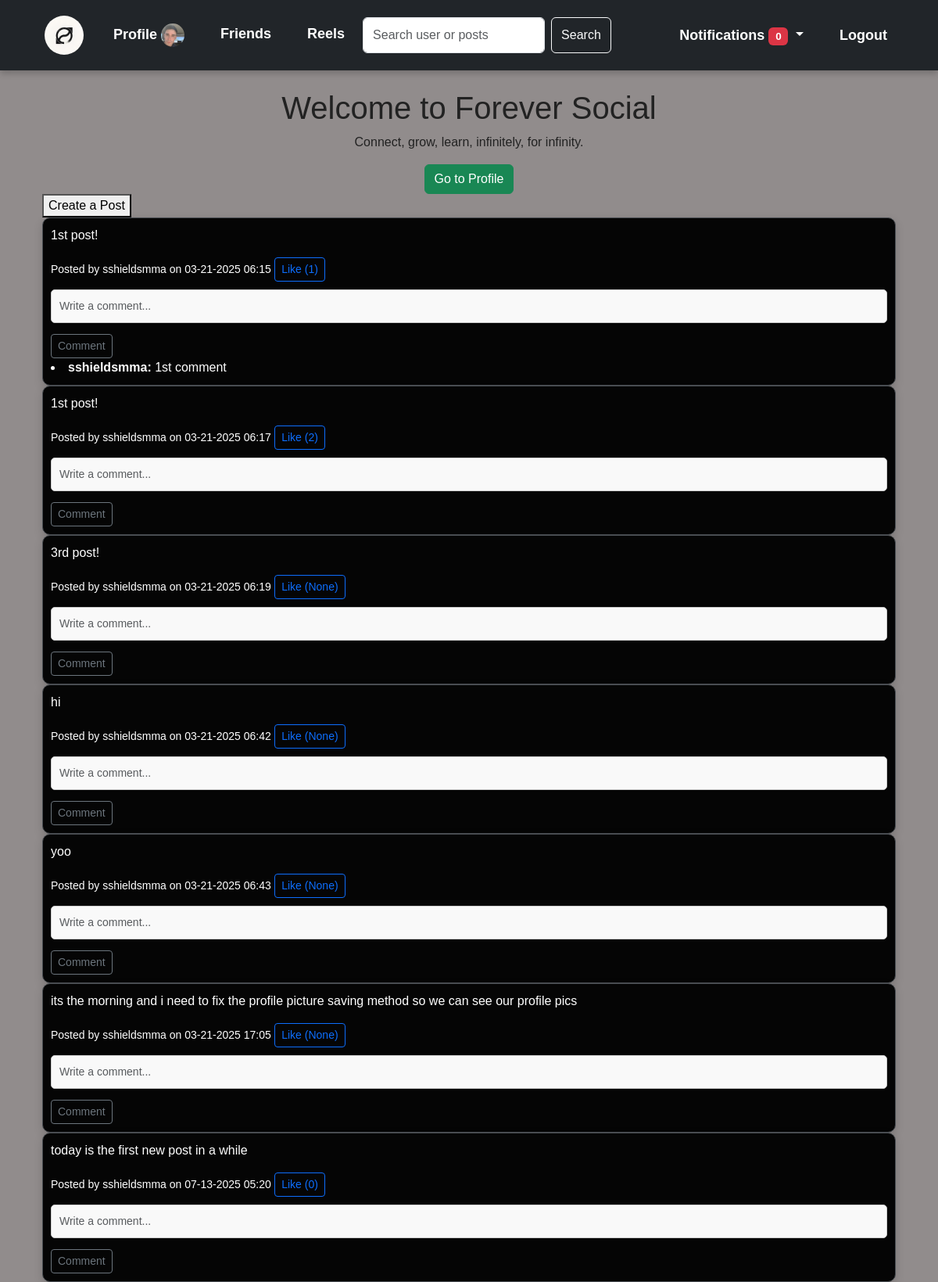
Screenshot of / (signed in) with the database file from the repository.
### app/models.py (models this page shows, shortened)
class User(db.Model, UserMixin):
    id = db.Column(db.Integer, primary_key=True)
    email = db.Column(db.String(120), unique=True, nullable=False)
    first_name = db.Column(db.String(120), nullable=False)
    last_name = db.Column(db.String(120), nullable=False)
    username = db.Column(db.String(120), nullable=False)
    password = db.Column(db.String(255), nullable=False)
    date_of_birth = db.Column(db.Date, nullable=False)
    bio = db.Column(db.Text, nullable=True, default="Hi")
    profile_picture = db.Column(db.String(255), default='/static/default_profile.png')
    friends = db.relationship(
        'User',
        secondary=friends_table,
        primaryjoin=(friends_table.c.user_id == id),
        secondaryjoin=(friends_table.c.friend_id == id),
        backref=db.backref('friend_list', lazy='dynamic'),
        lazy='dynamic'
    )

class Post(db.Model):
    id = db.Column(db.Integer, primary_key=True)
    title = db.Column(db.String(100), nullable=True)
    content = db.Column(db.Text, nullable=False)
    date_posted = db.Column(db.DateTime, default=datetime.utcnow)
    user_id = db.Column(db.Integer, db.ForeignKey('user.id'), nullable=False)
    likes = db.Column(db.Integer, default=0, nullable=False)
    comments = db.Column(db.Text, nullable=True)
    views = db.Column(db.Integer, default=0)
    comments = db.relationship('Comment', backref='post', lazy=True)
    user = db.relationship('User', backref='posts', lazy=True)

class Comment(db.Model):
    id = db.Column(db.Integer, primary_key=True)
    content = db.Column(db.Text, nullable=False)
    date_posted = db.Column(db.DateTime, default=datetime.utcnow)
    user_id = db.Column(db.Integer, db.ForeignKey('user.id'), nullable=False)
    post_id = db.Column(db.Integer, db.ForeignKey('post.id'), nullable=False)
    user = db.relationship('User', backref='comments')

### app/routes/main.py (the view)
@main.route('/')
def index():
    if current_user.is_authenticated:
        posts = Post.query.all()
    else:
        flash('Please login to view posts')
        posts = []
    return render_template('index.html', posts=posts, user=current_user)

### app/models.py (called while the page is built)
@login_manager.user_loader
def load_user(user_id):
    return User.query.get(int(user_id))

### app/routes/main.py (called while the page is built)
@main.context_processor
def inject_notifications():
    if current_user.is_authenticated:
        pending_requests = FriendRequest.query.filter_by(receiver_id=current_user.id, status='pending').all()
    else:
        pending_requests = []
    return dict(pending_requests=pending_requests)

### app/templates/index.html (shortened to what this page needs)
{% extends "layout.html" %}
{% block content %}
<div class="text-center">
    <h1>Welcome to Forever Social</h1>
    <p>Connect, grow, learn, infinitely, for infinity.</p>
    {% if not current_user.is_authenticated %}
        <a href = "{{ url_for('auth.login') }}" class="btn btn-secondary">Login to view your profile</a>
    {% else %}
        <a href="{{ url_for('users.profile', user_id=current_user.id) }}" class="btn btn-success">Go to Profile</a>
    {% endif %}
</div>
<div class="container">
    <div class="post-form">
        <button onclick="toggleForm()">Create a Post</button>
    </div>
    <div class="posts" id="posts">
    {% for post in posts %}
        <div class="post-container">
            <div class="post">
                <a href="{{ url_for('main.post', post_id=post.id) }}" style="text-decoration: none; color: inherit;">
                    <p>{{ post.content }}</p>
                    <small>Posted by {{ post.user.username }} on {{ post.date_posted.strftime('%m-%d-%Y %H:%M') }}</small>
                </a>
                <form action="{{ url_for('main.like_post', post_id=post.id) }}" method="post" style="display: inline;">
                    <button type="submit" class="btn btn-sm btn-outline-primary">Like ({{ post.likes }})</button>
                </form>
                <form action="{{ url_for('main.comment_post', post_id=post.id) }}" method="post">
                    <input type="text" name="comment" placeholder="Write a comment..." class="form-control form-control-sm" />
                    <button type="submit" class="btn btn-sm btn-outline-secondary mt-1">Comment</button>
                </form>
                {% for comment in post.comments or [] %}
                    <li><strong>{{ comment.user.username }}:</strong> {{ comment.content }}</li>
                {% endfor %}
            </div>
        </div>
    {% endfor %}
</div>
{% endblock %}

### app/templates/navbar.html (shortened to what this page needs)
<nav class="navbar navbar-expand-lg navbar-dark bg-dark">
    <div class="container">
        <a class="navbar-brand" href="{{ url_for('main.index') }}">
            <img src="{{ url_for('static', filename='images/logo.png') }}" width="30" height="30" class="d-inline-block align-top" alt="">
        </a>
        <div class="collapse navbar-collapse" id="navbarNav">
            <ul class="navbar-nav me-auto">
                {% if current_user.is_authenticated %}
                <li class="nav-item">
                    <a class="nav-link" href="{{ url_for('users.profile', user_id=current_user.id) }}">
                        Profile <img src="{{ url_for('static', filename='images/profile_pics/' + current_user.profile_picture) }}?v={{ current_user.id }}" alt="Profile Picture"
                        style="width: 30px; height: 30px; border-radius: 50%;" >
                    </a>
                </li>
                {% if current_user.is_authenticated %}
                <li class="nav-item">
                    <a class="nav-link" href="{{ url_for('users.friends_list', user_id=current_user.id) }}">Friends</a>
                </li>
                {% endif %}
                <li class="nav-item">
                    <a class="nav-link" href="{{ url_for('reels.get_reels') }}">Reels</a>
                </li>
                <form class="d-flex ms-auto" action="{{ url_for('main.search') }}" method="get">
                    <input class="form-control me-2" type="search" name="query" placeholder="Search user or posts" aria-label="Search">
                    <button class="btn btn-outline-light" type="submit">Search</button>
                </form>
            </ul>
            <ul class="navbar-nav">
                <li class="nav-item dropdown">
                    <a class="nav-link dropdown-toggle" href="#" id="navbarDropdown" role="button" data-bs-toggle="dropdown" aria-expanded="false">
                        Notifications <span class="badge bg-danger">{{ pending_requests|length }}</span>
                    </a>
                </li>
                <li class="nav-item">
                    <a class="nav-link" href="{{ url_for('auth.logout') }}">Logout</a>
                </li>
                {% endif %}
            </ul>
        </div>
    </div>
</nav>

### app/static/styles.css (style rules this page uses)
body { font-family: 'Arial', sans-serif; background-color: #918c8c; margin: 0; padding: 0; color: #222; }
a { text-decoration: none; color: #C9A227; }
.navbar { background-color: black; padding: 15px 20px; display: flex; justify-content: space-between; align-items: center; box-shadow: 0 4px 8px rgba(0, 0, 0, 0.2); }
.navbar a { color: white; font-weight: bold; font-size: 18px; margin: 0 15px; }
.navbar-brand img { width: 50px; height: 50px; border-radius: 50%; }
input[type="text"], input[type="email"], input[type="password"], textarea { width: 100%; padding: 10px; margin: 10px 0; border-radius: 5px; border: 1px solid #ccc; background: #f9f9f9; }
.post { background-color: #050505; color: white; border: 1px solid #4A4E53; padding: 10px; border-radius: 10px; font-family: Arial, sans-serif; font-size: 16px; box-shadow: 0px 4px 12px rgba(0, 0, 0, 0.15); }

### rows the page displays
User: profile_picture (picture)
Post: content "1st post!", user.username "sshieldsmma", date_posted "03-21-2025 06:15", likes "1"
Comment: user.username "sshieldsmma", content "1st comment"
Post: content "1st post!", user.username "sshieldsmma", date_posted "03-21-2025 06:17", likes "2"
Post: content "3rd post!", user.username "sshieldsmma", date_posted "03-21-2025 06:19", likes "None"
Post: content "hi", user.username "sshieldsmma", date_posted "03-21-2025 06:42", likes "None"
Post: content "yoo", user.username "sshieldsmma", date_posted "03-21-2025 06:43", likes "None"
Post: content "its the morning and i need to fix the profile picture saving method so we can see our profile pics", user.username "sshieldsmma", date_posted "03-21-2025 17:05", likes "None"
Post: content "today is the first new post in a while", user.username "sshieldsmma", date_posted "07-13-2025 05:20", likes "0"

### other values shown
{{ pending_requests|length }} "0"
